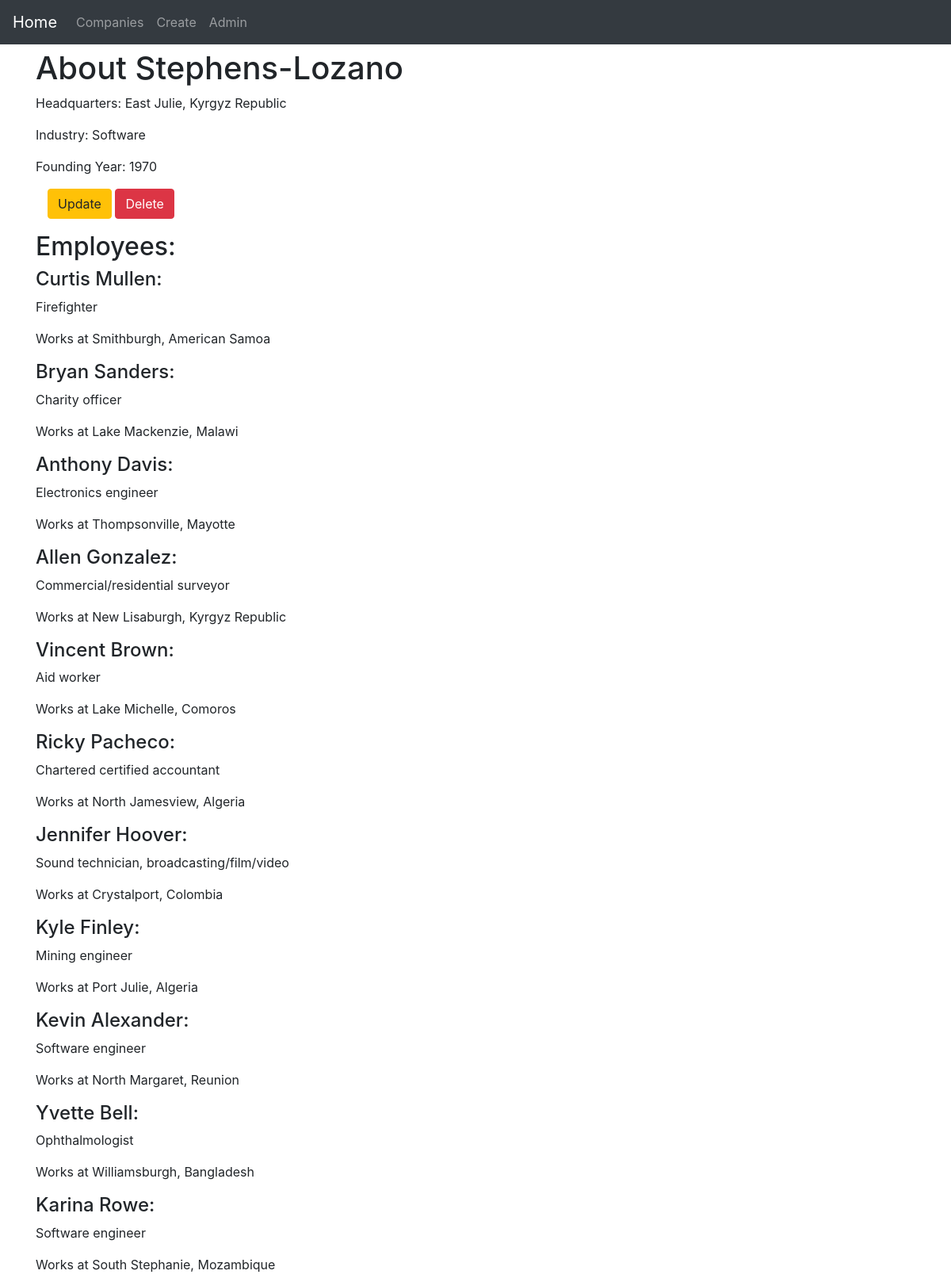
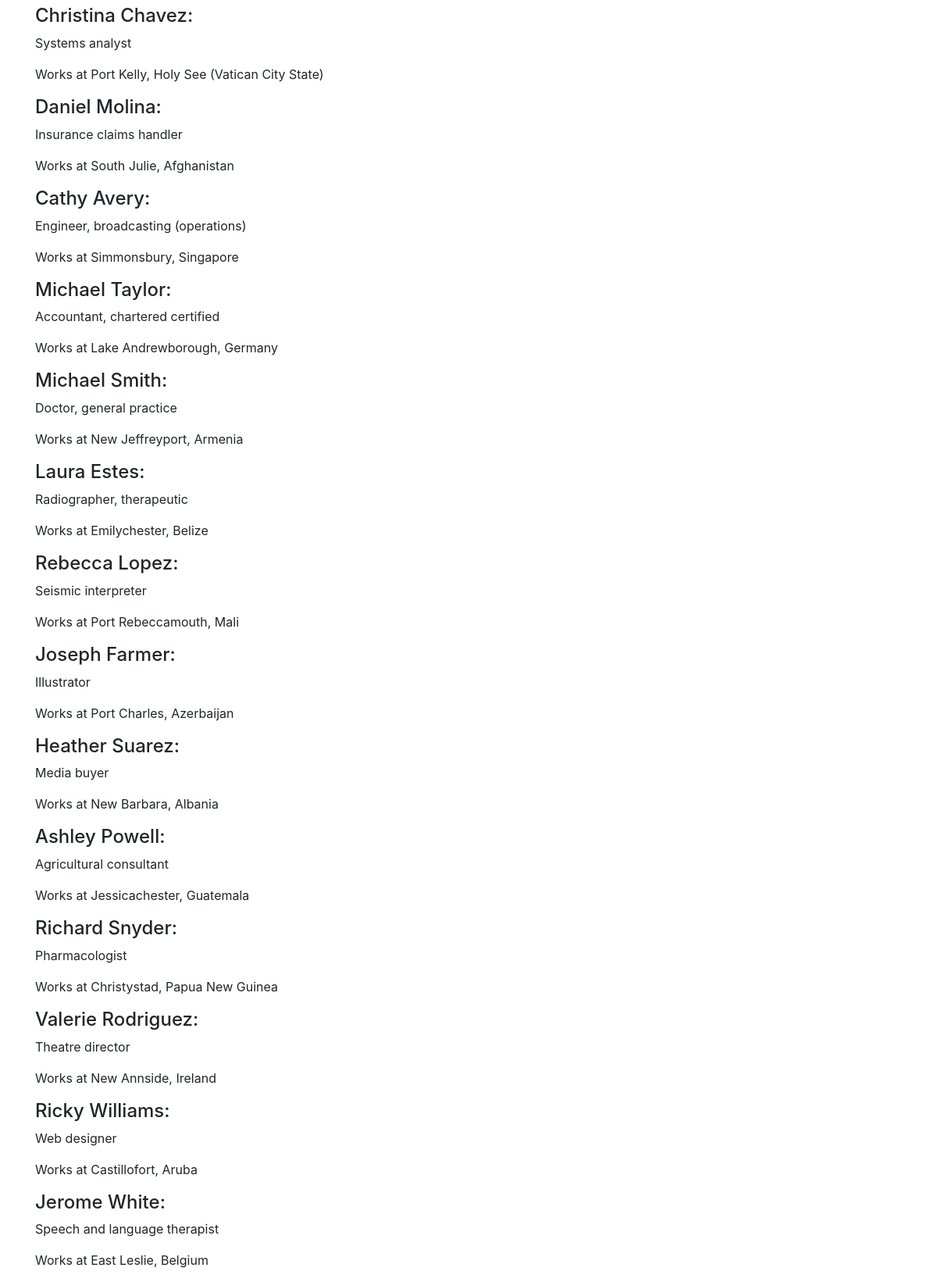
The app's page /app1/26 with its own data (2 pictures, top to bottom).
### app1/models.py (models this page shows, shortened)
class Company(models.Model):
    name = models.CharField(max_length = 100)
    headquarters = models.CharField(max_length = 100)
    industry = models.CharField(max_length = 100, null = True)
    founding_year = models.PositiveIntegerField()

class Employee(models.Model):
    name = models.CharField(max_length = 100)
    position = models.CharField(max_length = 100)
    location = models.CharField(max_length = 100, default = 'not available')
    company = models.ForeignKey(Company, on_delete = models.CASCADE, related_name = 'employees')

### app1/views.py (the view)
# urls.py: path('<int:pk>', views.CompanyDetail.as_view(), name = 'detail'),
class CompanyDetail(DetailView):
    model = models.Company
    template_name = 'app1/company_detail.html'
    context_object_name = 'company_detail'

### app1/templates/app1/company_detail.html (shortened to what this page needs)
{% extends 'app1/app1_base.html' %}
{% block body_block %}
    <h1>About {{ company_detail.name }}</h1>
        <p>Headquarters: {{ company_detail.headquarters }}</p>
        <p>Industry: {{ company_detail.industry }}</p>
        <p>Founding Year: {{ company_detail.founding_year }}</p>
        <div class="container">
            <p>
                <a class = 'btn btn-warning' href="{% url 'app1:companyUpdate' pk=company_detail.pk %}">Update</a>
                <a class = 'btn btn-danger' href="{% url 'app1:companyDelete' pk=company_detail.pk %}">Delete</a>
            </p>
        </div>
        <h2>Employees:</h2>
        {% for employee in company_detail.employees.all %}
        <div>
            <h4>{{ employee.name }}:</h4>
            <p>{{ employee.position }}</p>
            <p>Works at {{ employee.location }}</p>
        </div>
        {% endfor %}
{% endblock %}

### records on screen
Company: name "Stephens-Lozano", headquarters "East Julie, Kyrgyz Republic", industry "Software", founding_year "1970"
Employee: name "Curtis Mullen", position "Firefighter", location "Smithburgh, American Samoa"
Employee: name "Bryan Sanders", position "Charity officer", location "Lake Mackenzie, Malawi"
Employee: name "Anthony Davis", position "Electronics engineer", location "Thompsonville, Mayotte"
Employee: name "Allen Gonzalez", position "Commercial/residential surveyor", location "New Lisaburgh, Kyrgyz Republic"
Employee: name "Vincent Brown", position "Aid worker", location "Lake Michelle, Comoros"
Employee: name "Ricky Pacheco", position "Chartered certified accountant", location "North Jamesview, Algeria"
Employee: name "Jennifer Hoover", position "Sound technician, broadcasting/film/video", location "Crystalport, Colombia"
Employee: name "Kyle Finley", position "Mining engineer", location "Port Julie, Algeria"
Employee: name "Kevin Alexander", position "Software engineer", location "North Margaret, Reunion"
Employee: name "Yvette Bell", position "Ophthalmologist", location "Williamsburgh, Bangladesh"
Employee: name "Karina Rowe", position "Software engineer", location "South Stephanie, Mozambique"
Employee: name "Christina Chavez", position "Systems analyst", location "Port Kelly, Holy See (Vatican City State)"
Employee: name "Daniel Molina", position "Insurance claims handler", location "South Julie, Afghanistan"
Employee: name "Cathy Avery", position "Engineer, broadcasting (operations)", location "Simmonsbury, Singapore"
Employee: name "Michael Taylor", position "Accountant, chartered certified", location "Lake Andrewborough, Germany"
Employee: name "Michael Smith", position "Doctor, general practice", location "New Jeffreyport, Armenia"
Employee: name "Laura Estes", position "Radiographer, therapeutic", location "Emilychester, Belize"
Employee: name "Rebecca Lopez", position "Seismic interpreter", location "Port Rebeccamouth, Mali"
Employee: name "Joseph Farmer", position "Illustrator", location "Port Charles, Azerbaijan"
Employee: name "Heather Suarez", position "Media buyer", location "New Barbara, Albania"
Employee: name "Ashley Powell", position "Agricultural consultant", location "Jessicachester, Guatemala"
Employee: name "Richard Snyder", position "Pharmacologist", location "Christystad, Papua New Guinea"
Employee: name "Valerie Rodriguez", position "Theatre director", location "New Annside, Ireland"
Employee: name "Ricky Williams", position "Web designer", location "Castillofort, Aruba"
Employee: name "Jerome White", position "Speech and language therapist", location "East Leslie, Belgium"
